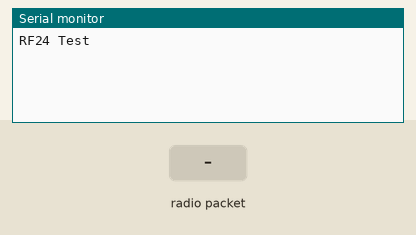
A sketch run on a simulated Arduino Uno, built with avr-gcc and run on an emulated ATmega328P. Shown: the last lines printed to the serial monitor. Inputs (shaded band) come from the test bench. No radio packets arrive unless stated.

Above: at 1.2 s.
1.3 s: radio packet "1" arrives
At 3.2 s:
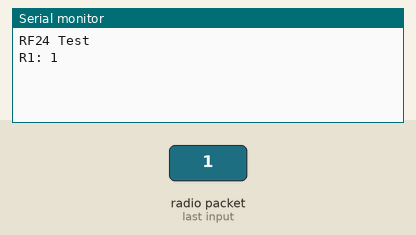
3.5 s: radio packet "0" arrives
At 4.7 s:
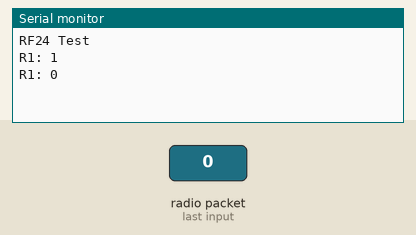
5.6 s: radio packet "2" arrives
At 7.4 s:
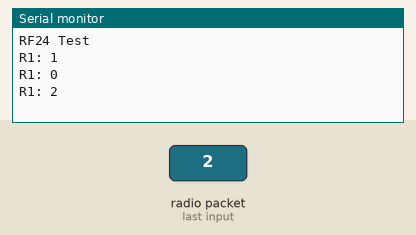

Measured:
- after the input at 1.3 s, the serial monitor: prints a new line after 0.71 s (image 1)
- after the input at 3.5 s, the serial monitor: prints a new line after 0.51 s (image 2)
- after the input at 5.6 s, the serial monitor: prints a new line after 0.41 s (image 3)

The sketch:

radio_test.ino
```cpp
#include <Arduino.h>
#include <SPI.h>
#include <RF24.h>

RF24* r1;
RF24* r2;
byte addresses[][6] = {"1Node", "2Node"};
uint8_t sender = 2; // which radio is the sender

uint8_t ce1=22, cs1=4, ce2=23, cs2=10;

void setup() {
  Serial.begin(115200);
  Serial.println("RF24 Test");

  // Radio 1
  r1 = new RF24(ce1, cs1);
  r1->begin();
  r1->enableAckPayload();
  r1->enableDynamicPayloads();
  r1->openWritingPipe(addresses[0]);
  r1->openReadingPipe(1, addresses[1]);
  r1->startListening();

  // Radio 2
  r2 = new RF24(ce2, cs2);
  r2->begin();
  r2->enableAckPayload();
  r2->enableDynamicPayloads();
  r2->openWritingPipe(addresses[1]);
  r2->openReadingPipe(1, addresses[0]);
  r2->startListening();

}

void loop() {
  char bf[9];
  if (r1->available()) {
    r1->read(bf, 8);
    bf[8] = '\0';
    Serial.print("R1: ");
    Serial.println(bf);
  }
  else if (r2->available()) {
    r2->read(bf, 8);
    bf[3] = '\0';
    Serial.print("R2: ");
    Serial.println(bf);
  }
  else {
    if (sender == 1) {
      r1->stopListening();
      if (!(r1->write("R1SayHi;", 8)))
        Serial.println("Failed to send");
      r1->startListening();
    }
    else {
      r2->stopListening();
      if (!(r2->write("R2SayHi;", 8)))
        Serial.println("Failed to send");
      r2->startListening();
    }
  }

  delay(2*1000);
}
```
